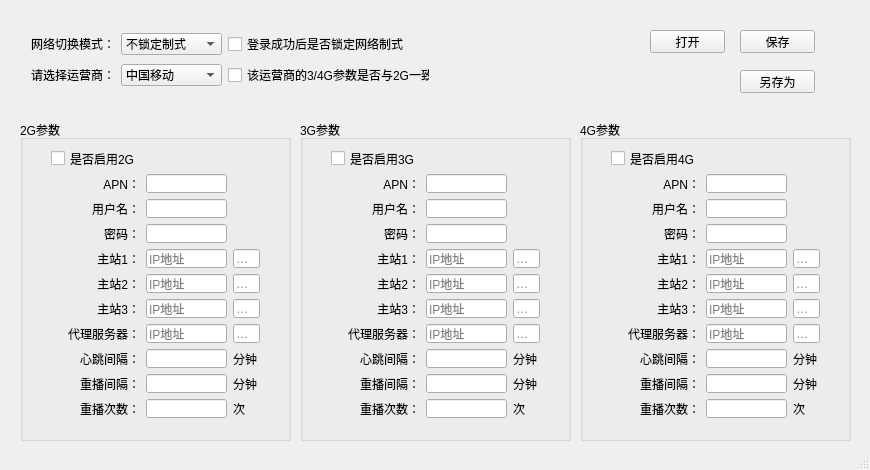
<?xml version="1.0" encoding="UTF-8"?>
<ui version="4.0">
 <class>MainWindow</class>
 <widget class="QMainWindow" name="MainWindow">
  <property name="geometry">
   <rect>
    <x>0</x>
    <y>0</y>
    <width>870</width>
    <height>470</height>
   </rect>
  </property>
  <property name="sizePolicy">
   <sizepolicy hsizetype="Fixed" vsizetype="Preferred">
    <horstretch>0</horstretch>
    <verstretch>0</verstretch>
   </sizepolicy>
  </property>
  <property name="minimumSize">
   <size>
    <width>870</width>
    <height>470</height>
   </size>
  </property>
  <property name="maximumSize">
   <size>
    <width>870</width>
    <height>470</height>
   </size>
  </property>
  <property name="windowTitle">
   <string>通信扩展参数编辑器</string>
  </property>
  <widget class="QWidget" name="centralWidget">
   <widget class="QGroupBox" name="groupBox2G">
    <property name="geometry">
     <rect>
      <x>20</x>
      <y>120</y>
      <width>271</width>
      <height>321</height>
     </rect>
    </property>
    <property name="title">
     <string>2G参数</string>
    </property>
    <widget class="QWidget" name="gridLayoutWidget">
     <property name="geometry">
      <rect>
       <x>20</x>
       <y>18</y>
       <width>231</width>
       <height>291</height>
      </rect>
     </property>
     <layout class="QGridLayout" name="gridLayout2G" columnstretch="3,6,2">
      <item row="4" column="0">
       <widget class="QLabel" name="label">
        <property name="text">
         <string>主站1：</string>
        </property>
        <property name="alignment">
         <set>Qt::AlignRight|Qt::AlignTrailing|Qt::AlignVCenter</set>
        </property>
       </widget>
      </item>
      <item row="4" column="1">
       <widget class="QLineEdit" name="lineEdit2GSeverIP1">
        <property name="placeholderText">
         <string>IP地址</string>
        </property>
       </widget>
      </item>
      <item row="4" column="2">
       <widget class="QLineEdit" name="lineEdit2GSeverPort1">
        <property name="placeholderText">
         <string>端口</string>
        </property>
       </widget>
      </item>
      <item row="5" column="2">
       <widget class="QLineEdit" name="lineEdit2GSeverPort2">
        <property name="placeholderText">
         <string>端口</string>
        </property>
       </widget>
      </item>
      <item row="3" column="1">
       <widget class="QLineEdit" name="lineEdit2GPassword"/>
      </item>
      <item row="8" column="2">
       <widget class="QLabel" name="label_14">
        <property name="text">
         <string>分钟</string>
        </property>
       </widget>
      </item>
      <item row="7" column="2">
       <widget class="QLineEdit" name="lineEdit2GProxyPort">
        <property name="placeholderText">
         <string>端口</string>
        </property>
       </widget>
      </item>
      <item row="6" column="2">
       <widget class="QLineEdit" name="lineEdit2GSeverPort3">
        <property name="placeholderText">
         <string>端口</string>
        </property>
       </widget>
      </item>
      <item row="9" column="2">
       <widget class="QLabel" name="label_13">
        <property name="text">
         <string>分钟</string>
        </property>
       </widget>
      </item>
      <item row="10" column="2">
       <widget class="QLabel" name="label_12">
        <property name="text">
         <string>次</string>
        </property>
       </widget>
      </item>
      <item row="7" column="0">
       <widget class="QLabel" name="label_8">
        <property name="text">
         <string>代理服务器：</string>
        </property>
        <property name="alignment">
         <set>Qt::AlignRight|Qt::AlignTrailing|Qt::AlignVCenter</set>
        </property>
       </widget>
      </item>
      <item row="10" column="0">
       <widget class="QLabel" name="label_11">
        <property name="text">
         <string>重播次数：</string>
        </property>
        <property name="alignment">
         <set>Qt::AlignRight|Qt::AlignTrailing|Qt::AlignVCenter</set>
        </property>
       </widget>
      </item>
      <item row="2" column="1">
       <widget class="QLineEdit" name="lineEdit2GUsername"/>
      </item>
      <item row="9" column="0">
       <widget class="QLabel" name="label_10">
        <property name="text">
         <string>重播间隔：</string>
        </property>
        <property name="alignment">
         <set>Qt::AlignRight|Qt::AlignTrailing|Qt::AlignVCenter</set>
        </property>
       </widget>
      </item>
      <item row="6" column="0">
       <widget class="QLabel" name="label_7">
        <property name="text">
         <string>主站3：</string>
        </property>
        <property name="alignment">
         <set>Qt::AlignRight|Qt::AlignTrailing|Qt::AlignVCenter</set>
        </property>
       </widget>
      </item>
      <item row="8" column="1">
       <widget class="QLineEdit" name="lineEdit2GHeartInt"/>
      </item>
      <item row="9" column="1">
       <widget class="QLineEdit" name="lineEdit2GRedialInt"/>
      </item>
      <item row="10" column="1">
       <widget class="QLineEdit" name="lineEdit2GRedialCnt"/>
      </item>
      <item row="3" column="0">
       <widget class="QLabel" name="label_3">
        <property name="text">
         <string>密码：</string>
        </property>
        <property name="alignment">
         <set>Qt::AlignRight|Qt::AlignTrailing|Qt::AlignVCenter</set>
        </property>
       </widget>
      </item>
      <item row="2" column="0">
       <widget class="QLabel" name="label_4">
        <property name="text">
         <string>用户名：</string>
        </property>
        <property name="alignment">
         <set>Qt::AlignRight|Qt::AlignTrailing|Qt::AlignVCenter</set>
        </property>
       </widget>
      </item>
      <item row="1" column="0">
       <widget class="QLabel" name="label_5">
        <property name="text">
         <string>APN：</string>
        </property>
        <property name="alignment">
         <set>Qt::AlignRight|Qt::AlignTrailing|Qt::AlignVCenter</set>
        </property>
       </widget>
      </item>
      <item row="8" column="0">
       <widget class="QLabel" name="label_9">
        <property name="text">
         <string>心跳间隔：</string>
        </property>
        <property name="alignment">
         <set>Qt::AlignRight|Qt::AlignTrailing|Qt::AlignVCenter</set>
        </property>
       </widget>
      </item>
      <item row="5" column="0">
       <widget class="QLabel" name="label_6">
        <property name="text">
         <string>主站2：</string>
        </property>
        <property name="alignment">
         <set>Qt::AlignRight|Qt::AlignTrailing|Qt::AlignVCenter</set>
        </property>
       </widget>
      </item>
      <item row="7" column="1">
       <widget class="QLineEdit" name="lineEdit2GProxyIP">
        <property name="placeholderText">
         <string>IP地址</string>
        </property>
       </widget>
      </item>
      <item row="1" column="1">
       <widget class="QLineEdit" name="lineEdit2GApn"/>
      </item>
      <item row="5" column="1">
       <widget class="QLineEdit" name="lineEdit2GSeverIP2">
        <property name="toolTip">
         <string>IP地址</string>
        </property>
        <property name="text">
         <string/>
        </property>
        <property name="placeholderText">
         <string>IP地址</string>
        </property>
       </widget>
      </item>
      <item row="6" column="1">
       <widget class="QLineEdit" name="lineEdit2GSeverIP3">
        <property name="placeholderText">
         <string>IP地址</string>
        </property>
       </widget>
      </item>
      <item row="0" column="0">
       <widget class="QCheckBox" name="checkBox2G">
        <property name="text">
         <string>是否启用2G</string>
        </property>
       </widget>
      </item>
     </layout>
    </widget>
   </widget>
   <widget class="QGroupBox" name="groupBox3G">
    <property name="geometry">
     <rect>
      <x>300</x>
      <y>120</y>
      <width>271</width>
      <height>321</height>
     </rect>
    </property>
    <property name="title">
     <string>3G参数</string>
    </property>
    <widget class="QWidget" name="gridLayoutWidget_2">
     <property name="geometry">
      <rect>
       <x>20</x>
       <y>18</y>
       <width>231</width>
       <height>291</height>
      </rect>
     </property>
     <layout class="QGridLayout" name="gridLayout3G" columnstretch="3,6,2">
      <item row="4" column="0">
       <widget class="QLabel" name="label_2">
        <property name="text">
         <string>主站1：</string>
        </property>
        <property name="alignment">
         <set>Qt::AlignRight|Qt::AlignTrailing|Qt::AlignVCenter</set>
        </property>
       </widget>
      </item>
      <item row="4" column="1">
       <widget class="QLineEdit" name="lineEdit3GSeverIP1">
        <property name="placeholderText">
         <string>IP地址</string>
        </property>
       </widget>
      </item>
      <item row="4" column="2">
       <widget class="QLineEdit" name="lineEdit3GSeverPort1">
        <property name="placeholderText">
         <string>端口</string>
        </property>
       </widget>
      </item>
      <item row="5" column="2">
       <widget class="QLineEdit" name="lineEdit3GSeverPort2">
        <property name="placeholderText">
         <string>端口</string>
        </property>
       </widget>
      </item>
      <item row="3" column="1">
       <widget class="QLineEdit" name="lineEdit3GPassword"/>
      </item>
      <item row="8" column="2">
       <widget class="QLabel" name="label_15">
        <property name="text">
         <string>分钟</string>
        </property>
       </widget>
      </item>
      <item row="7" column="2">
       <widget class="QLineEdit" name="lineEdit3GProxyPort">
        <property name="placeholderText">
         <string>端口</string>
        </property>
       </widget>
      </item>
      <item row="6" column="2">
       <widget class="QLineEdit" name="lineEdit3GSeverPort3">
        <property name="placeholderText">
         <string>端口</string>
        </property>
       </widget>
      </item>
      <item row="9" column="2">
       <widget class="QLabel" name="label_16">
        <property name="text">
         <string>分钟</string>
        </property>
       </widget>
      </item>
      <item row="10" column="2">
       <widget class="QLabel" name="label_17">
        <property name="text">
         <string>次</string>
        </property>
       </widget>
      </item>
      <item row="7" column="0">
       <widget class="QLabel" name="label_18">
        <property name="text">
         <string>代理服务器：</string>
        </property>
        <property name="alignment">
         <set>Qt::AlignRight|Qt::AlignTrailing|Qt::AlignVCenter</set>
        </property>
       </widget>
      </item>
      <item row="10" column="0">
       <widget class="QLabel" name="label_19">
        <property name="text">
         <string>重播次数：</string>
        </property>
        <property name="alignment">
         <set>Qt::AlignRight|Qt::AlignTrailing|Qt::AlignVCenter</set>
        </property>
       </widget>
      </item>
      <item row="2" column="1">
       <widget class="QLineEdit" name="lineEdit3GUsername"/>
      </item>
      <item row="9" column="0">
       <widget class="QLabel" name="label_20">
        <property name="text">
         <string>重播间隔：</string>
        </property>
        <property name="alignment">
         <set>Qt::AlignRight|Qt::AlignTrailing|Qt::AlignVCenter</set>
        </property>
       </widget>
      </item>
      <item row="6" column="0">
       <widget class="QLabel" name="label_21">
        <property name="text">
         <string>主站3：</string>
        </property>
        <property name="alignment">
         <set>Qt::AlignRight|Qt::AlignTrailing|Qt::AlignVCenter</set>
        </property>
       </widget>
      </item>
      <item row="8" column="1">
       <widget class="QLineEdit" name="lineEdit3GHeartInt"/>
      </item>
      <item row="9" column="1">
       <widget class="QLineEdit" name="lineEdit3GRedialInt"/>
      </item>
      <item row="10" column="1">
       <widget class="QLineEdit" name="lineEdit3GRedialCnt"/>
      </item>
      <item row="3" column="0">
       <widget class="QLabel" name="label_22">
        <property name="text">
         <string>密码：</string>
        </property>
        <property name="alignment">
         <set>Qt::AlignRight|Qt::AlignTrailing|Qt::AlignVCenter</set>
        </property>
       </widget>
      </item>
      <item row="2" column="0">
       <widget class="QLabel" name="label_23">
        <property name="text">
         <string>用户名：</string>
        </property>
        <property name="alignment">
         <set>Qt::AlignRight|Qt::AlignTrailing|Qt::AlignVCenter</set>
        </property>
       </widget>
      </item>
      <item row="1" column="0">
       <widget class="QLabel" name="label_24">
        <property name="text">
         <string>APN：</string>
        </property>
        <property name="alignment">
         <set>Qt::AlignRight|Qt::AlignTrailing|Qt::AlignVCenter</set>
        </property>
       </widget>
      </item>
      <item row="8" column="0">
       <widget class="QLabel" name="label_25">
        <property name="text">
         <string>心跳间隔：</string>
        </property>
        <property name="alignment">
         <set>Qt::AlignRight|Qt::AlignTrailing|Qt::AlignVCenter</set>
        </property>
       </widget>
      </item>
      <item row="5" column="0">
       <widget class="QLabel" name="label_26">
        <property name="text">
         <string>主站2：</string>
        </property>
        <property name="alignment">
         <set>Qt::AlignRight|Qt::AlignTrailing|Qt::AlignVCenter</set>
        </property>
       </widget>
      </item>
      <item row="7" column="1">
       <widget class="QLineEdit" name="lineEdit3GProxyIP">
        <property name="placeholderText">
         <string>IP地址</string>
        </property>
       </widget>
      </item>
      <item row="1" column="1">
       <widget class="QLineEdit" name="lineEdit3GApn"/>
      </item>
      <item row="5" column="1">
       <widget class="QLineEdit" name="lineEdit3GSeverIP2">
        <property name="placeholderText">
         <string>IP地址</string>
        </property>
       </widget>
      </item>
      <item row="6" column="1">
       <widget class="QLineEdit" name="lineEdit3GSeverIP3">
        <property name="placeholderText">
         <string>IP地址</string>
        </property>
       </widget>
      </item>
      <item row="0" column="0">
       <widget class="QCheckBox" name="checkBox3G">
        <property name="text">
         <string>是否启用3G</string>
        </property>
       </widget>
      </item>
     </layout>
    </widget>
   </widget>
   <widget class="QGroupBox" name="groupBox4G">
    <property name="geometry">
     <rect>
      <x>580</x>
      <y>120</y>
      <width>271</width>
      <height>321</height>
     </rect>
    </property>
    <property name="title">
     <string>4G参数</string>
    </property>
    <widget class="QWidget" name="gridLayoutWidget_3">
     <property name="geometry">
      <rect>
       <x>20</x>
       <y>18</y>
       <width>231</width>
       <height>291</height>
      </rect>
     </property>
     <layout class="QGridLayout" name="gridLayout4G" columnstretch="3,6,2">
      <item row="4" column="0">
       <widget class="QLabel" name="label_27">
        <property name="text">
         <string>主站1：</string>
        </property>
        <property name="alignment">
         <set>Qt::AlignRight|Qt::AlignTrailing|Qt::AlignVCenter</set>
        </property>
       </widget>
      </item>
      <item row="4" column="1">
       <widget class="QLineEdit" name="lineEdit4GSeverIP1">
        <property name="placeholderText">
         <string>IP地址</string>
        </property>
       </widget>
      </item>
      <item row="4" column="2">
       <widget class="QLineEdit" name="lineEdit4GSeverPort1">
        <property name="placeholderText">
         <string>端口</string>
        </property>
       </widget>
      </item>
      <item row="5" column="2">
       <widget class="QLineEdit" name="lineEdit4GSeverPort2">
        <property name="placeholderText">
         <string>端口</string>
        </property>
       </widget>
      </item>
      <item row="3" column="1">
       <widget class="QLineEdit" name="lineEdit4GPassword"/>
      </item>
      <item row="8" column="2">
       <widget class="QLabel" name="label_28">
        <property name="text">
         <string>分钟</string>
        </property>
       </widget>
      </item>
      <item row="7" column="2">
       <widget class="QLineEdit" name="lineEdit4GProxyPort">
        <property name="placeholderText">
         <string>端口</string>
        </property>
       </widget>
      </item>
      <item row="6" column="2">
       <widget class="QLineEdit" name="lineEdit4GSeverPort3">
        <property name="placeholderText">
         <string>端口</string>
        </property>
       </widget>
      </item>
      <item row="9" column="2">
       <widget class="QLabel" name="label_29">
        <property name="text">
         <string>分钟</string>
        </property>
       </widget>
      </item>
      <item row="10" column="2">
       <widget class="QLabel" name="label_30">
        <property name="text">
         <string>次</string>
        </property>
       </widget>
      </item>
      <item row="7" column="0">
       <widget class="QLabel" name="label_31">
        <property name="text">
         <string>代理服务器：</string>
        </property>
        <property name="alignment">
         <set>Qt::AlignRight|Qt::AlignTrailing|Qt::AlignVCenter</set>
        </property>
       </widget>
      </item>
      <item row="10" column="0">
       <widget class="QLabel" name="label_32">
        <property name="text">
         <string>重播次数：</string>
        </property>
        <property name="alignment">
         <set>Qt::AlignRight|Qt::AlignTrailing|Qt::AlignVCenter</set>
        </property>
       </widget>
      </item>
      <item row="2" column="1">
       <widget class="QLineEdit" name="lineEdit4GUsername"/>
      </item>
      <item row="9" column="0">
       <widget class="QLabel" name="label_33">
        <property name="text">
         <string>重播间隔：</string>
        </property>
        <property name="alignment">
         <set>Qt::AlignRight|Qt::AlignTrailing|Qt::AlignVCenter</set>
        </property>
       </widget>
      </item>
      <item row="6" column="0">
       <widget class="QLabel" name="label_34">
        <property name="text">
         <string>主站3：</string>
        </property>
        <property name="alignment">
         <set>Qt::AlignRight|Qt::AlignTrailing|Qt::AlignVCenter</set>
        </property>
       </widget>
      </item>
      <item row="8" column="1">
       <widget class="QLineEdit" name="lineEdit4GHeartInt"/>
      </item>
      <item row="9" column="1">
       <widget class="QLineEdit" name="lineEdit4GRedialInt"/>
      </item>
      <item row="10" column="1">
       <widget class="QLineEdit" name="lineEdit4GRedialCnt"/>
      </item>
      <item row="3" column="0">
       <widget class="QLabel" name="label_35">
        <property name="text">
         <string>密码：</string>
        </property>
        <property name="alignment">
         <set>Qt::AlignRight|Qt::AlignTrailing|Qt::AlignVCenter</set>
        </property>
       </widget>
      </item>
      <item row="2" column="0">
       <widget class="QLabel" name="label_36">
        <property name="text">
         <string>用户名：</string>
        </property>
        <property name="alignment">
         <set>Qt::AlignRight|Qt::AlignTrailing|Qt::AlignVCenter</set>
        </property>
       </widget>
      </item>
      <item row="1" column="0">
       <widget class="QLabel" name="label_37">
        <property name="text">
         <string>APN：</string>
        </property>
        <property name="alignment">
         <set>Qt::AlignRight|Qt::AlignTrailing|Qt::AlignVCenter</set>
        </property>
       </widget>
      </item>
      <item row="8" column="0">
       <widget class="QLabel" name="label_38">
        <property name="text">
         <string>心跳间隔：</string>
        </property>
        <property name="alignment">
         <set>Qt::AlignRight|Qt::AlignTrailing|Qt::AlignVCenter</set>
        </property>
       </widget>
      </item>
      <item row="5" column="0">
       <widget class="QLabel" name="label_39">
        <property name="text">
         <string>主站2：</string>
        </property>
        <property name="alignment">
         <set>Qt::AlignRight|Qt::AlignTrailing|Qt::AlignVCenter</set>
        </property>
       </widget>
      </item>
      <item row="7" column="1">
       <widget class="QLineEdit" name="lineEdit4GProxyIP">
        <property name="placeholderText">
         <string>IP地址</string>
        </property>
       </widget>
      </item>
      <item row="1" column="1">
       <widget class="QLineEdit" name="lineEdit4GApn"/>
      </item>
      <item row="5" column="1">
       <widget class="QLineEdit" name="lineEdit4GSeverIP2">
        <property name="placeholderText">
         <string>IP地址</string>
        </property>
       </widget>
      </item>
      <item row="6" column="1">
       <widget class="QLineEdit" name="lineEdit4GSeverIP3">
        <property name="placeholderText">
         <string>IP地址</string>
        </property>
       </widget>
      </item>
      <item row="0" column="0">
       <widget class="QCheckBox" name="checkBox4G">
        <property name="text">
         <string>是否启用4G</string>
        </property>
       </widget>
      </item>
     </layout>
    </widget>
   </widget>
   <widget class="QWidget" name="gridLayoutWidget_4">
    <property name="geometry">
     <rect>
      <x>20</x>
      <y>20</y>
      <width>421</width>
      <height>80</height>
     </rect>
    </property>
    <layout class="QGridLayout" name="gridLayoutTop">
     <item row="0" column="2">
      <widget class="QCheckBox" name="checkBoxLockMode">
       <property name="text">
        <string>登录成功后是否锁定网络制式</string>
       </property>
      </widget>
     </item>
     <item row="0" column="0">
      <widget class="QLabel" name="label_40">
       <property name="text">
        <string>网络切换模式：</string>
       </property>
      </widget>
     </item>
     <item row="1" column="0">
      <widget class="QLabel" name="label_41">
       <property name="text">
        <string>请选择运营商：</string>
       </property>
      </widget>
     </item>
     <item row="1" column="2">
      <widget class="QCheckBox" name="checkBoxSameParam">
       <property name="text">
        <string>该运营商的3/4G参数是否与2G一致</string>
       </property>
      </widget>
     </item>
     <item row="1" column="1">
      <widget class="QComboBox" name="comboBoxNetOperator">
       <item>
        <property name="text">
         <string>中国移动</string>
        </property>
       </item>
       <item>
        <property name="text">
         <string>中国联通</string>
        </property>
       </item>
       <item>
        <property name="text">
         <string>中国电信</string>
        </property>
       </item>
      </widget>
     </item>
     <item row="0" column="1">
      <widget class="QComboBox" name="comboBoxNetMode">
       <item>
        <property name="text">
         <string>不锁定制式</string>
        </property>
       </item>
       <item>
        <property name="text">
         <string>自动切换制式</string>
        </property>
       </item>
       <item>
        <property name="text">
         <string>锁定2G</string>
        </property>
       </item>
       <item>
        <property name="text">
         <string>锁定3G</string>
        </property>
       </item>
       <item>
        <property name="text">
         <string>锁定4G</string>
        </property>
       </item>
      </widget>
     </item>
    </layout>
   </widget>
   <widget class="QPushButton" name="pushButtonOpen">
    <property name="geometry">
     <rect>
      <x>650</x>
      <y>30</y>
      <width>75</width>
      <height>23</height>
     </rect>
    </property>
    <property name="text">
     <string>打开</string>
    </property>
   </widget>
   <widget class="QPushButton" name="pushButtonSave">
    <property name="geometry">
     <rect>
      <x>740</x>
      <y>30</y>
      <width>75</width>
      <height>23</height>
     </rect>
    </property>
    <property name="text">
     <string>保存</string>
    </property>
   </widget>
   <widget class="QPushButton" name="pushButtonSaveAs">
    <property name="geometry">
     <rect>
      <x>740</x>
      <y>70</y>
      <width>75</width>
      <height>23</height>
     </rect>
    </property>
    <property name="text">
     <string>另存为</string>
    </property>
   </widget>
  </widget>
  <widget class="QStatusBar" name="statusBar"/>
 </widget>
 <layoutdefault spacing="6" margin="11"/>
 <resources/>
 <connections/>
</ui>
